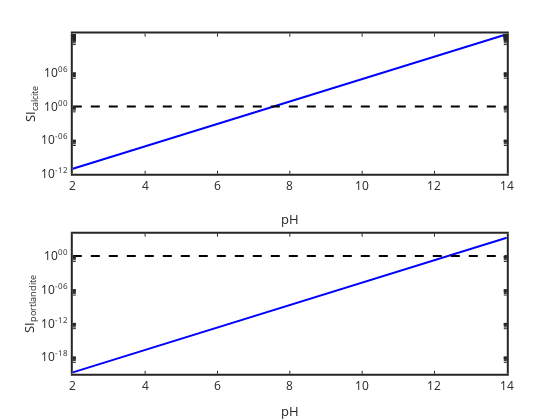

The notebook cell saved with this chart:
### Code cell
% run without allowing precipitation just to show what the SI looks like
graphics_toolkit ("plotly");

H2CO3=KH*PCO2*ones(size(pH)); HCO3=(Ka1.*H2CO3)./H; CO3=(Ka2.*HCO3)./H; 
IAPC=Ca.*CO3; SIC=IAPC./KspC; IAPP=Ca.*((OH).^2); SIP=IAPP./KspP;

subplot(211); semilogy(pH,SIC,'b-','linewidth',2); xlabel('pH'); ylabel('SI_{calcite}'); set(gca,'linewidth',2,'fontsize',12)
hold on; plot(pH,ones(size(pH)),'k--','linewidth',2)
yticks([10^-12 10^-6 10^0 10^6]); 

subplot(212); semilogy(pH,SIP,'b-','linewidth',2); xlabel('pH'); ylabel('SI_{portlandite}'); set(gca,'linewidth',2,'fontsize',12)
hold on; plot(pH,ones(size(pH)),'k--','linewidth',2)
yticks([10^-18 10^-12 10^-6 10^0]);
